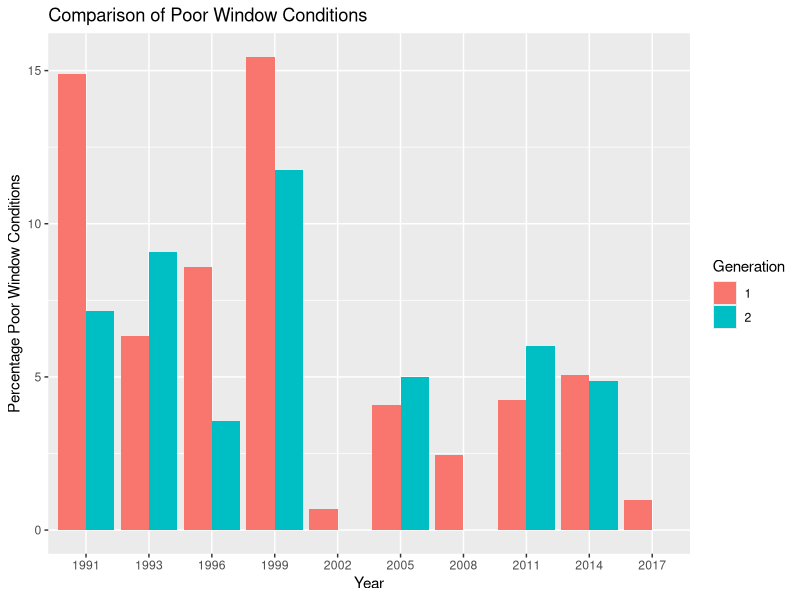
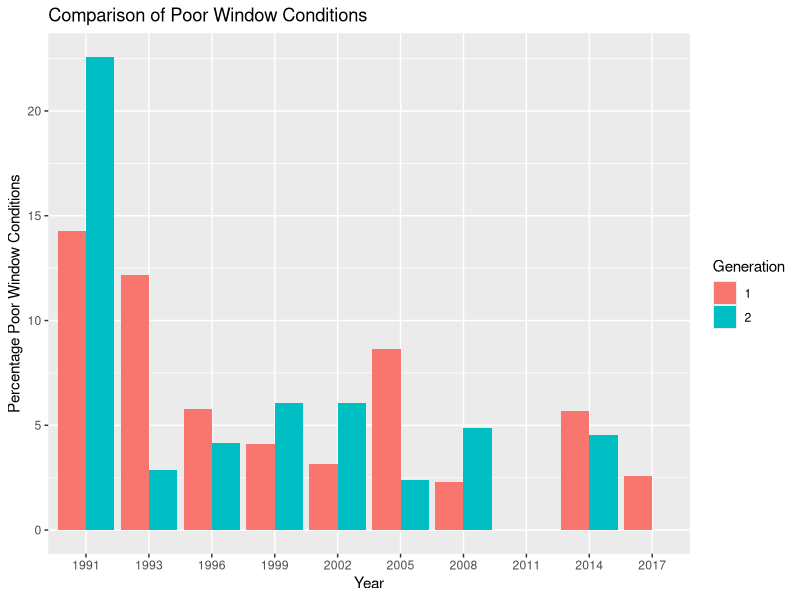
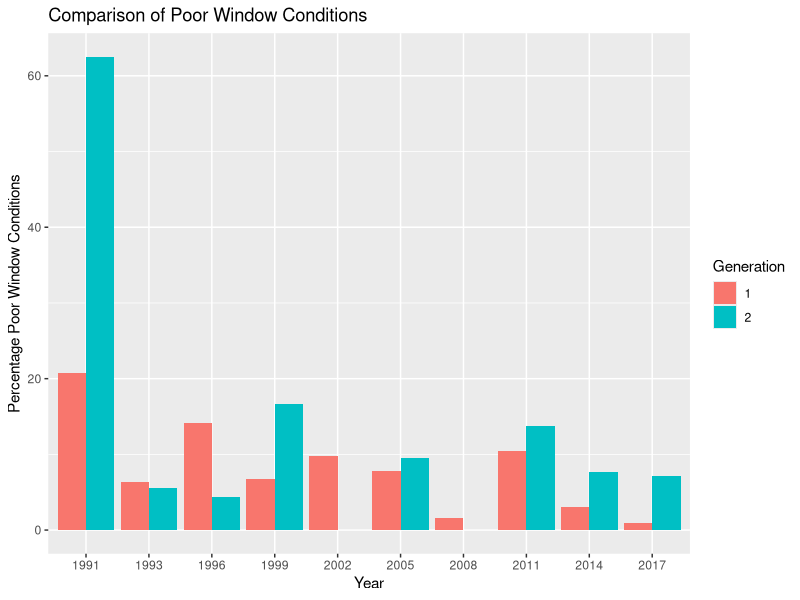
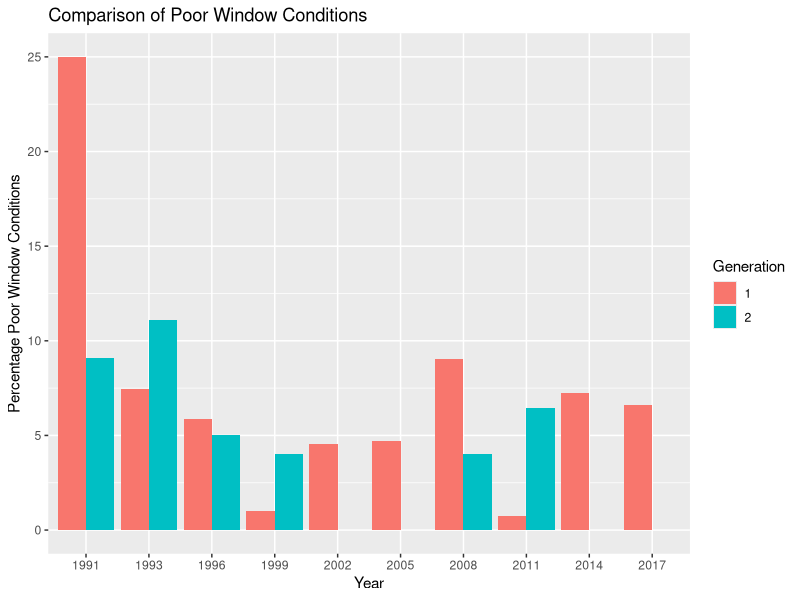
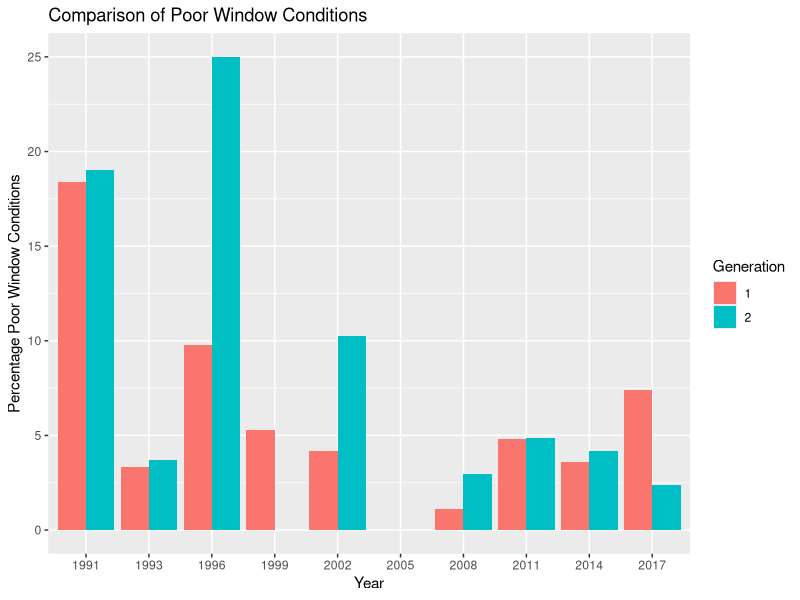
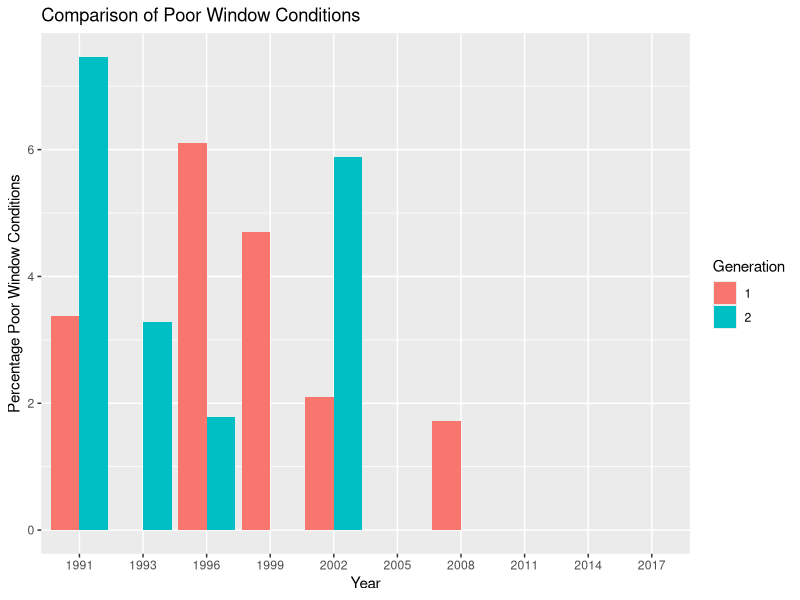
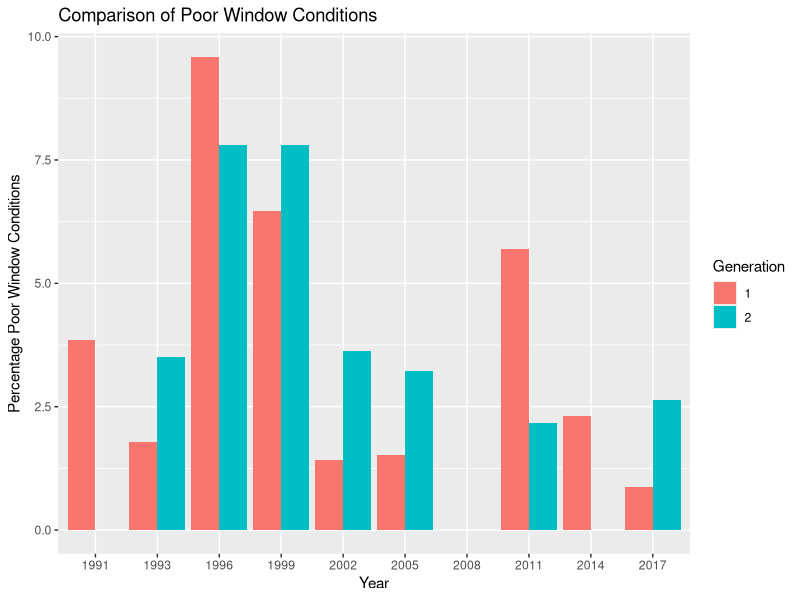
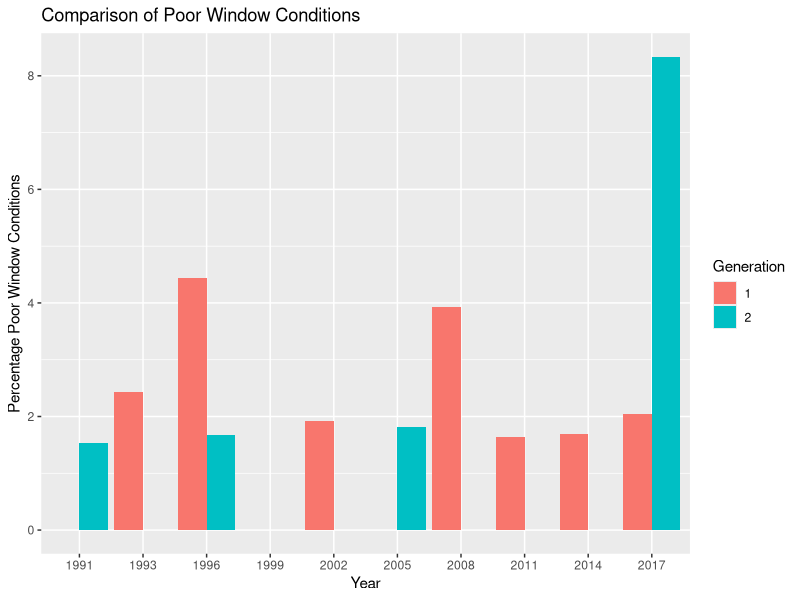

Recreate these plots in R, in order.
## ---- chunk 1
knitr::opts_chunk$set(echo = TRUE)
## ---- chunk 2
library("tidyverse")
library("dplyr")
library("ggplot2")
library(stringr)
library(reshape2)
## ---- chunk 3
Total <- read.csv("Total.csv")
mean_mice <- read.csv("mean_mice.csv")
#Loop 
sba_list <- unique(Total$sba)
# A <- as.data.frame(Total$sba)
# aa <- as.data.frame(A[1:55,])

#loop for window conditions
for (i in sba_list) { 
  dataframe <- Total[Total$sba==i, ]
  print(ggplot(dataframe, aes(x = factor(year), y = Per_Poor_Window, fill = factor(generation))) + 
  geom_col(stat = "identity", position = "dodge") +
  labs(title = "Comparison of Poor Window Conditions", x = "Year", y = "Percentage Poor Window Conditions") + scale_fill_discrete(name = "Generation")  +
  theme())
}
## ---- chunk 4
#loop for building conditions
for (i in sba_list) { 
  dataframe <- Total[Total$sba==i, ]
  print(ggplot(dataframe, aes(x = factor(year), y = Per_Deteriorate, fill = factor(generation))) + 
  geom_col(stat = "identity", position = "dodge") +
  labs(title = "Comparison of Building Conditions", x = "Year", y = "Percentage Poor Building Conditions") + scale_fill_discrete(name = "Generation")  +
  theme())
}
## ---- chunk 5
#loop for wall conditions
for (i in sba_list) { 
  dataframe <- Total[Total$sba==i, ]
  print(ggplot(dataframe, aes(x = factor(year), y = Per_Poor_Wall, fill = factor(generation))) + 
  geom_col(stat = "identity", position = "dodge") +
  labs(title = "Comparison of Wall Conditions", x = "Year", y = "Percentage Poor Wall Conditions") + scale_fill_discrete(name = "Generation")  +
  theme())
}
## ---- chunk 6
#loop for building conditions
for (i in sba_list) { 
  dataframe <- Total[Total$sba==i, ]
  print(ggplot(dataframe, aes(x = factor(year), y = Per_Deteriorate, fill = factor(generation))) + 
  geom_col(stat = "identity", position = "dodge") +
  labs(title = "Comparison No Functioning Kitchen in Unit", x = "Year", y = "Percentage No Functioning Kitchen in Unit") + scale_fill_discrete(name = "Generation")  +
  theme())
}
## ---- chunk 7
#Loop 
sba_listmice <- unique(mean_mice$sba)
# A <- as.data.frame(Total$sba)
# aa <- as.data.frame(A[1:55,])

#loop for window conditions
for (i in sba_listmice) { 
  dataframemice <- mean_mice[mean_mice$sba==i, ]
  print(ggplot(dataframemice, aes(x = factor(year), y = Per_Mice, fill = factor(generation))) + 
  geom_col(stat = "identity", position = "dodge") +
  labs(title = "Comparison of Mice Presence", x = "Year", y = "Percentage Mice Presence") + scale_fill_discrete(name = "Generation")  +
  theme())
}
